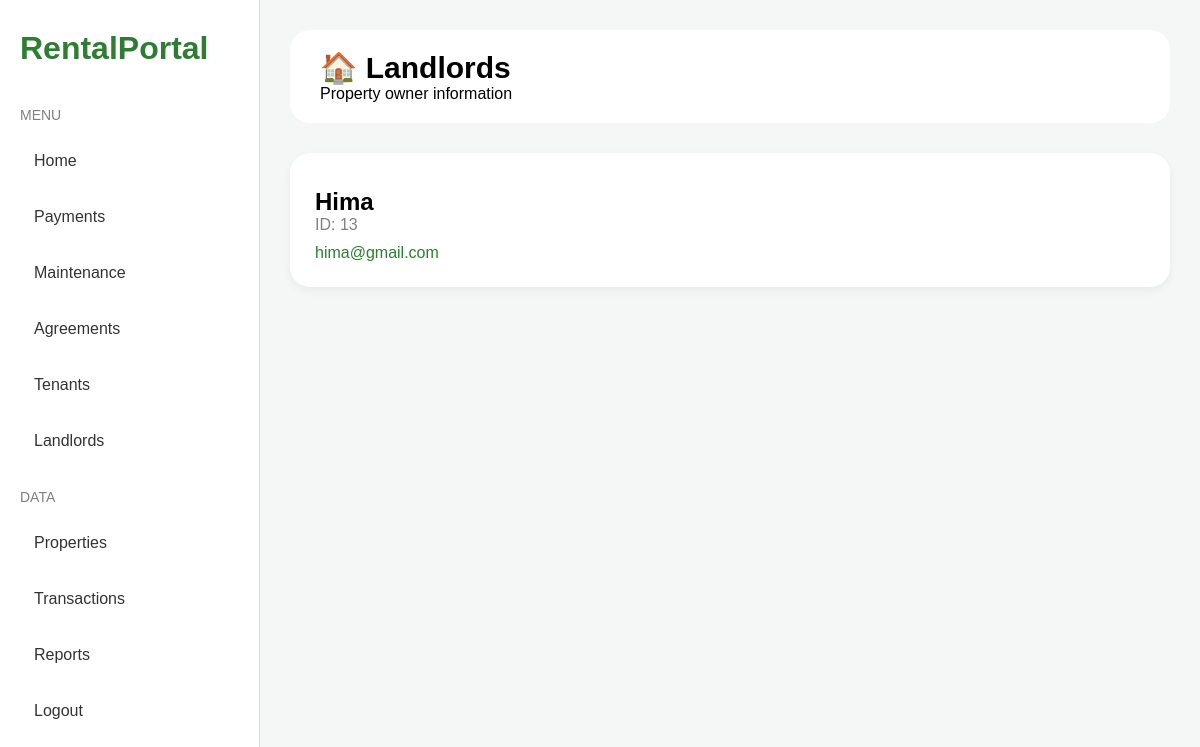
The app's page /landlords-page with its own data.
### models/user_model.py (models this page shows)
class User(db.Model):
    id = db.Column(db.Integer, primary_key=True)
    name = db.Column(db.String(100))
    email = db.Column(db.String(100))
    password = db.Column(db.String(100))
    role = db.Column(db.String(50))

### app.py (the view)
@app.route('/landlords-page')
def landlords_page():
    landlords = User.query.filter_by(role='landlord').all()
    return render_template(
        'landlords.html',
        landlords=landlords
    )

### templates/landlords.html
{% extends "base_dashboard.html" %}
{% block content %}
<div class="topbar">
    <div>
        <h1>🏠 Landlords</h1>
        <p>Property owner information</p>
    </div>
</div>
<div class="cards">
{% for landlord in landlords %}
<div class="card">
    <h2>{{ landlord.name }}</h2>
    <p>
        ID: {{ landlord.id }}
    </p>
    <div class="growth">
        {{ landlord.email }}
    </div>
</div>
{% endfor %}
</div>
{% endblock %}

### templates/base_dashboard.html (style rules this page uses)
* { margin:0; padding:0; box-sizing:border-box; font-family:Arial,sans-serif; }
body { background:#f4f7f5; display:flex; }
.topbar { background:white; padding:20px 30px; border-radius:20px; display:flex; justify-content:space-between; align-items:center; margin-bottom:30px; }
.topbar h1 { font-size:30px; }
.cards { display:grid; grid-template-columns:repeat(auto-fit,minmax(250px,1fr)); gap:20px; }
.card { background:white; padding:25px; border-radius:20px; box-shadow:0 4px 10px rgba(0,0,0,0.05); }
.card p { color:gray; }
.card h2 { margin-top:10px; }
.growth { margin-top:10px; color:#2e7d32; }

### records on screen
User: name "Hima", id "13", email "hima@gmail.com"
